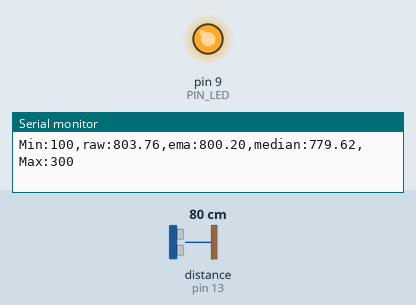
The sketch below on a simulated Arduino Uno, built with avr-gcc and run on an emulated ATmega328P. Shown: output pins drawn as LEDs (lit = HIGH), the last lines printed to the serial monitor. Wiring (inferred from the names in the program): ultrasonic range finder: trigger pin 12; echo pin 13. The inputs (shaded band) are chosen by the test bench; at power-on: distance to the obstacle (sensor on pin 13) 80 cm. The echo pulse lasts 58.3 µs per cm; pins used as bus, display or sensor lines are not drawn.

Above: at 1.2 s.
1.3 s: distance to the obstacle (sensor on pin 13) set to 18 cm
At 1.6 s:
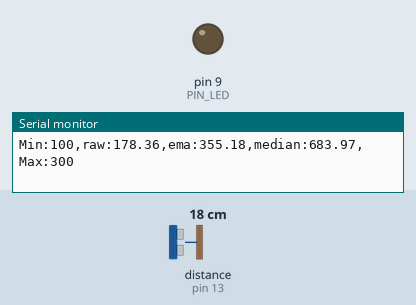
2.8 s: distance to the obstacle (sensor on pin 13) set to 12 cm
4.3 s: distance to the obstacle (sensor on pin 13) set to 9 cm
At 5.1 s:
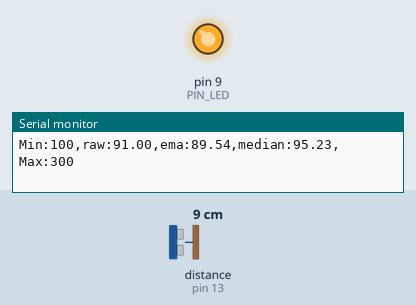
Timing chart, 0 to 7.3 s (numbered marks = the images above; inputs shaded):
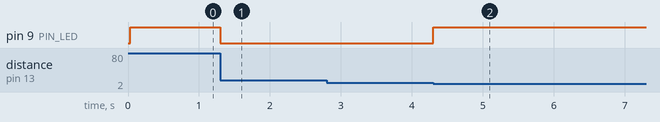

Measured:
- the behaviour switches between 11 and 10 cm on distance to the obstacle (sensor on pin 13) (found by bisection; images 1 and 2)
- after the input at 1.3 s, pin 9 (PIN_LED): HIGH → LOW at once
- after the input at 4.3 s, pin 9 (PIN_LED): LOW → HIGH at once

The sketch:

09_example_2.ino
```cpp
// Arduino pin assignment
#define PIN_LED  9
#define PIN_TRIG 12
#define PIN_ECHO 13

// configurable parameters
#define SND_VEL 346.0     // sound velocity at 24 celsius degree (unit: m/sec)
#define INTERVAL 25       // sampling interval (unit: msec)
#define PULSE_DURATION 10 // ultra-sound Pulse Duration (unit: usec)
#define _DIST_MIN 100     // minimum distance to be measured (unit: mm)
#define _DIST_MAX 300     // maximum distance to be measured (unit: mm)
#define N 30

#define TIMEOUT ((INTERVAL / 2) * 1000.0) // maximum echo waiting time (unit: usec)
#define SCALE (0.001 * 0.5 * SND_VEL)     // coefficent to convert duration to distance

#define _EMA_ALPHA 0.1  // EMA weight of new sample (range: 0 to 1)
                          // Setting EMA to 1 effectively disables EMA filter.

// global variables
unsigned long last_sampling_time;   // unit: msec
float dist_prev = _DIST_MAX;        // Distance last-measured
float dist_ema;                     // EMA distance
float dist_median=(_DIST_MAX+_DIST_MIN)*0.5f;
float pre_data[N];
unsigned int index=0;

void setup() {
  // initialize GPIO pins
  pinMode(PIN_LED,OUTPUT);
  pinMode(PIN_TRIG,OUTPUT);
  pinMode(PIN_ECHO,INPUT);
  digitalWrite(PIN_TRIG, LOW);

  // initialize serial port
  Serial.begin(57600);
}

void loop() {
  float dist_raw;

  // wait until next sampling time.
  // millis() returns the number of milliseconds since the program started.
  //    will overflow after 50 days.
  if (millis() < last_sampling_time + INTERVAL)
    return;

  // get a distance reading from the USS
  dist_raw = USS_measure(PIN_TRIG,PIN_ECHO);

  if ((dist_raw == 0.0) || (dist_raw > _DIST_MAX)) {
      digitalWrite(PIN_LED, 1);       // LED OFF
  } else if (dist_raw < _DIST_MIN) {
       // Set Lower Value
      digitalWrite(PIN_LED, 1);       // LED OFF
  } else {    // In desired Range
      digitalWrite(PIN_LED, 0);       // LED ON
  }

  // Modify the below line to implement the EMA equation
  dist_ema = dist_raw*_EMA_ALPHA+(1-_EMA_ALPHA)*dist_prev;

  pre_data[index]=dist_ema;
  index++;
  if(index>=N) index=0;

  for(int i=0;i<N;i++){
    dist_median+=pre_data[i];
  }

  dist_median/=N;

  // output the distance to the serial port
  Serial.print("Min:");   Serial.print(_DIST_MIN);
  Serial.print(",raw:");  Serial.print(dist_raw);
  Serial.print(",ema:");  Serial.print(dist_ema);
  Serial.print(",median:");Serial.print(dist_median);
  Serial.print(",Max:");  Serial.print(_DIST_MAX);
  Serial.println("");

  // do something here
  dist_prev=dist_ema;

  dist_median=0;

  // update last sampling time
  last_sampling_time += INTERVAL;
}

// get a distance reading from USS. return value is in millimeter.
float USS_measure(int TRIG, int ECHO)
{
  digitalWrite(TRIG, HIGH);
  delayMicroseconds(PULSE_DURATION);
  digitalWrite(TRIG, LOW);

  return pulseIn(ECHO, HIGH, TIMEOUT) * SCALE; // unit: mm

  // Pulse duration to distance conversion example (target distance = 17.3m)
  // - pulseIn(ECHO, HIGH, timeout) returns microseconds (음파의 왕복 시간)
  // - 편도 거리 = (pulseIn() / 1,000,000) * SND_VEL / 2 (미터 단위)
  //   mm 단위로 하려면 * 1,000이 필요 ==>  SCALE = 0.001 * 0.5 * SND_VEL
  //
  // - 예, pusseIn()이 100,000 이면 (= 0.1초, 왕복 거리 34.6m)
  //        = 100,000 micro*sec * 0.001 milli/micro * 0.5 * 346 meter/sec
  //        = 100,000 * 0.001 * 0.5 * 346
  //        = 17,300 mm  ==> 17.3m
}
```
